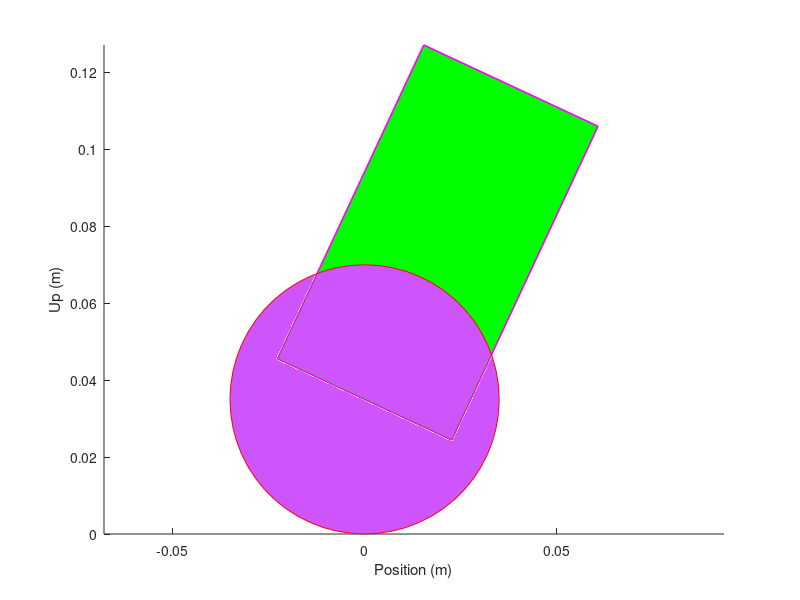

The MATLAB script that drew this image: (Note: this script raises an error after producing the figure.)
function [] = segue()

dbstop if error; % debugger break on error

global RUN_MAIN_LOOP; % the main loop runs as long as this is set to true
RUN_MAIN_LOOP = true; % set to false to stop simulation
global KB; % global ASCII keyboard input map
KB = zeros(intmax('uint8'), 1);

cleanup_figures   = onCleanup(@() eval('close all'));
cleanup_functions = onCleanup(@() eval('clear functions'));

%% Simulation Parameter
model.dt_ctrl_sec = 1/50;
control_every_n_epoch = 20;
model.dt_sim_sec = model.dt_ctrl_sec / control_every_n_epoch;
epoch = control_every_n_epoch;

%% Initialize model
model = model_init(model);
% select control law here:
% model = control_init_linear(model);
% model = control_init_linear_ext(model);
% model = control_init_linear_ext_cl1norm(model);
% model = control_init_lqr(model);
% model = control_init_mex(model);
model = control_init_acado(model);
model.epochCtrl = 0;

%% Setup Simulation
fprintf('Physic simulation: %.0f Hz\n', 1/model.dt_sim_sec);
fprintf('Control frequency: %.0f Hz\n', 1/model.dt_ctrl_sec);

model = draw_init(model);

u = 0.00;

history_time = zeros(1000, 1);
history_u = zeros(size(history_time));
history_x = zeros(length(history_time), length(model.x));

time_sec = 0;

% <Test code>
% flog = fopen('logfile.txt', 'w');
% </Test code>

%% Simulation main loop
while RUN_MAIN_LOOP == true && ishandle(model.h)

    epoch = epoch+1;
    if epoch > control_every_n_epoch
        tic
        model = drawModel(model);

        [model, u] = model.ctrl_func(model, model.dt_ctrl_sec, u);
        model.epochCtrl = model.epochCtrl + 1;
        epoch = 0;

        % <Test>
        % fprintf(flog, '%.3f 1 %.3f %.3f %.3f\n', time_sec, u, model.x(3)*180/pi, model.x(4)*180/pi);
        % fprintf('%.3f 1 %.3f %.3f %.3f\n', time_sec, u, model.x(3)*180/pi, model.x(4)*180/pi);
        % </Test>

        time_sec = time_sec + model.dt_ctrl_sec;
        history_time = [history_time(2:end); time_sec];
        history_u = [history_u(2:end, :); u'];
        history_x = [history_x(2:end, :); model.x'];

        hPlotU.XData = history_time;
        hPlotU.YData = history_u;

        % plot_prediction(model);
        time_calc_sec = toc;
        pause(max(model.dt_ctrl_sec - time_calc_sec, 0));
        % pause(0);
    end

    %u(u > model.uMax) = model.uMax;
    %u(u < model.uMin) = model.uMin;
    assert(u <= model.uMax+0.0001);
    assert(u >= model.uMin-0.0001);

    uEff = u;

    model = simstep(model, model.dt_sim_sec, uEff);
end

% fclose(flog);

end

function [model] = model_init(model)

%% Model Parameters
model.uMin = -1;
model.uMax =  1;

model.x = zeros(4,1); % [x, xdot, theta, thetadot] (m, m/s, rad, rad/s)
model.x(3) = 25*pi/180;

% dimensions
model.L = 0.09; % distance: wheel center to center of mass
model.R = 0.035; % radius wheels in m

end

function [x_k_dot, A, B] = fdot(x_k, u, model)

f1 = -7.54; % estimated from sysidF1.m
f2 = 0.03;  % estimated from sysidF1.m
f3 = 0;     %
f4 = 30;    % estimated from drop tests in sysidF4.m
b1 = 5.73;  % estimated from sysidF1.m
b2 = -200;  % estimated experimentally

%% STATE SPACE MODEL

A = [0      1              0                0;
     0      f1             f2               0;
     0      0              0                1;
     0      f3             f4               0];

B = [     0;
          b1;
          0;
          b2];

x_k_dot = A*x_k + B*u;

end

function [model] = control_init_linear(model)

model.ctrl_func = @control_run_linear;
model.N = 30;
model.Nc = 10;

%% Linear MPC
Np = model.N;
Nc = model.Nc;
[~, A, B] = fdot(model.x, 0, model);
Ap = eye(length(model.x)) + A*model.dt_ctrl_sec;
Bp = B*model.dt_ctrl_sec;
Cp = [0 1 0 0; 0 0 1 0];
% [Ap, Bp, Cp] = c2dm(A, B, Cp, zeros(size(Cp,1),1), model.dt_ctrl_sec);
model.lin_Ap = Ap;
model.lin_Bp = Bp;
model.lin_Cp = Cp;

model.lin_Rs = zeros(Np*size(Cp,1),1); % desired setpoint for next Np epochs

[Phi, F] = linearmpcgains(Ap,Bp,Cp,Nc,Np);
model.lin_Phi = Phi;
model.lin_F = F;
rw = 0.05; % tuning parameter
model.lin_Rbar = rw*eye(Nc);

end

function [model, u] = control_run_linear(model, dt_sec, u)

%% Test Linear MPC Mex module
% u_mex = mpcctrl_mex(model.x, model.x_prev, u);

%% Linear MPC
Nc = model.Nc;
% Add constraints so that uMin <= u <= uMax (limit amplitude):
HU = [tril(ones(Nc)); -tril(ones(Nc))];
ULIM = [ones(Nc,1)*model.uMax; -model.uMin*ones(Nc,1)];

% Weight matrix
Q = eye(size(model.lin_Phi, 1));

H = (model.lin_Phi'*Q*model.lin_Phi + model.lin_Rbar);
f = -model.lin_Phi'*Q*(model.lin_Rs - model.lin_F*model.x);

%upred = quadprog(H, f, HU, ULIM, [], [], [], [], [], optimset('Display', 'off')); % disable console output
upred = qphild(H, f, HU, ULIM);
upred(upred > model.uMax) = model.uMax;
upred(upred < model.uMin) = model.uMin;
Ypred = model.lin_F*model.x + model.lin_Phi*upred;
predict_plot(model, upred, model.lin_Cp, Ypred, dt_sec);

u = upred(1);

end

function [] = predict_plot(model, upred, Cp, Ypred, dt_sec)

uhorizon = zeros(model.N, 1);
uhorizon(1:length(upred)) = upred;

epochs = length(uhorizon);
Ysim = zeros(epochs, size(Cp,1));
Ysim_euler = zeros(epochs, size(Cp,1));
Ypred = reshape(Ypred, size(Cp,1), epochs)';
time_sec = zeros(epochs, 1);

current_state = Cp*model.x;

model_euler = model;

for i=1:epochs
    model = simstep(model, dt_sec, uhorizon(i)); % RK4 integrator
    model_euler.x = fstateEuler(dt_sec, model_euler.x, uhorizon(i), model_euler); % simple euler for comparision

    Ysim(i, :) = Cp*model.x;
    Ysim_euler(i, :) = Cp*model_euler.x;
    time_sec(i) = i*dt_sec;
end
% Add current state at time=0
time_sec = [0; time_sec];
Ysim = [current_state'; Ysim];
Ysim_euler = [current_state'; Ysim_euler];
Ypred = [current_state'; Ypred];
uhorizon = [uhorizon; 0];

index = 2;
figure(99);
clf;
hold on;
plot(time_sec, Ysim(:,1), 'k-*');
% plot(time_sec, Ysim_euler(:,1), 'b->');
plot(time_sec, Ypred(:,1), 'r--');
stairs(time_sec, uhorizon*max(abs(Ysim(:,1)))*1.4, 'b');
legend('Velocity True (RK4)', 'Velocity Predicted by MPC at t=0', 'Predicted Control Input (u)');
xlabel('Time (s)');
ylabel('Velocity (m/s)');

figure(98);
clf;
hold on;
plot(time_sec, Ysim(:,index)*180/pi, 'k-*');
% plot(time_sec, Ysim_euler(:,index)*180/pi, 'b->');
plot(time_sec, Ypred(:,index)*180/pi, 'r--');
stairs(time_sec, uhorizon*max(abs(Ysim(:,index)*180/pi))/5, 'b');
legend('Theta sim RK4(°)', 'Theta (°) Predicted by MPC');
xlabel('Time (s)');
ylabel('Theta (°)');
ylim([-90 90]);

end

function [model] = control_init_linear_ext(model)

model.ctrl_func = @control_run_linear_ext;
model.N = 50;
model.Nc = 25;

%% Ext. Linear MPC
Np = model.N;
Nc = model.Nc;
model.x_prev = model.x;
[~, A, B] = fdot(model.x, 0, model);
Ap = eye(length(model.x)) + A*model.dt_ctrl_sec;
Bp = B*model.dt_ctrl_sec;
Cp = [0 1 0 0; 0 0 1 0];
% [Ap, Bp, Cp] = c2dm(A, B, Cp, zeros(size(Cp,1),1), model.dt_ctrl_sec);
model.lin_Ap = Ap;
model.lin_Bp = Bp;
model.lin_Cp = Cp;

model.lin_Rs = zeros(Np*size(Cp,1),1); % desired setpoint for next Np epochs
% model.lin_Rs = repmat([0.5; 0], Np, 1);

% State constraints
% -Phi * DU < -Ymin + F*x_e
%  Phi * DU <  Ymax - F*x_e
% Ymin = repmat([-10; -20*pi/180], model.N, 1); % min. -10 m/s, -20 ° theta
% Ymax = repmat([ 10;  20*pi/180], model.N, 1); % max.  10 m/s,  20 ° theta
% HU = [HU; -model.lin_Phi;model.lin_Phi];
% ULIM = [ULIM; -Ymin + model.lin_F*x_e; Ymax - model.lin_F*x_e];

%[Phi, F] = mpcgain(Ap,Bp,Cp,Nc,Np);
[Phi, F] = mpcgainEx(Ap,Bp,Cp,Nc,Np);
model.lin_Phi = Phi;
model.lin_F = F;
rw = 1.5; % tuning parameter
model.lin_Rbar = rw*eye(Nc);

end

function [model] = control_init_linear_ext_cl1norm(model)

model.ctrl_func = @control_run_linear_ext_cl1norm;
model.N = 50;
model.Nc = 25;

%% Ext. Linear MPC
Np = model.N;
Nc = model.Nc;
model.x_prev = model.x;
[~, A, B] = fdot(model.x, 0, model);
Ap = eye(length(model.x)) + A*model.dt_ctrl_sec;
Bp = B*model.dt_ctrl_sec;
Cp = [0 1 0 0; 0 0 1 0];
% [Ap, Bp, Cp] = c2dm(A, B, Cp, zeros(size(Cp,1),1), model.dt_ctrl_sec);
model.lin_Ap = Ap;
model.lin_Bp = Bp;
model.lin_Cp = Cp;

model.lin_Rs = zeros(Np*size(Cp,1),1); % desired setpoint for next Np epochs

[Phi, F] = mpcgainEx(Ap,Bp,Cp,Nc,Np);
model.lin_Phi = Phi;
model.lin_F = F;

CL1COST = 2.2;
model.lin_Astar = [model.lin_Phi; CL1COST*eye(Nc)];

end

function [model] = control_init_lqr(model)

model.ctrl_func = @control_run_lqr;

[~, A, B] = fdot(model.x, 0, model);
model.K = lqr(A, B, diag([0.00001 0.01 1 0.2]), 10);

end

function [model] = control_init_mex(model)

model.ctrl_func = @control_run_mex;
model.x_prev = model.x;

end

function [model, u] = control_run_linear_ext(model, dt_sec, u)

%% Linear MPC
Nc = model.Nc;
dx = model.x - model.x_prev; % dx = x(k) - x(k-1)
model.x_prev = model.x;
y = model.lin_Cp * model.x; % y(k)
x_e = [ dx; y ]; % dx = x(k) - x(k-1)
% Add constraints so that uMin <= u <= uMax (limit amplitude):
HU = [tril(ones(Nc)); -tril(ones(Nc))];
ULIM = [ones(Nc,1)*model.uMax - u; -model.uMin*ones(Nc,1) + u];
% Add constraints to changes in input variables |du|<duMax
% duMax = 0.5;
% HU = [HU; eye(Nc); -eye(Nc)];
% ULIM = [ULIM; ones(Nc*2, 1)*duMax];

Q = diag(repmat([2; 1], model.N, 1));
H = (model.lin_Phi'*Q*model.lin_Phi + model.lin_Rbar);
f = -model.lin_Phi'*Q*(model.lin_Rs - model.lin_F*x_e);

%A = model.lin_Phi;
%A = [A; eye(Nc)];
%l = model.lin_Rs-model.lin_F*x_e;
%l = [l; zeros(Nc, 1)];
%DU = cl1norm(A, l, [],[], HU, ULIM);

DU = qphild(H, f, HU, ULIM);
% DU = quadprog(H, f, HU, ULIM, [], [], [], [], [], optimset('Display', 'off')); % disable console output

% <DEBUG>
uhorizon = DU*0;
uhorizon(1) = u + DU(1);
for i=2:length(uhorizon)
    uhorizon(i) = uhorizon(i-1) + DU(i);
end
Ypred = model.lin_F*x_e + model.lin_Phi*DU;
predict_plot(model, uhorizon, model.lin_Cp, Ypred, dt_sec);
% </DEBUG>

u = u + DU(1); % u(k) = u(k-1) + du(k)
u(u > model.uMax) = model.uMax;
u(u < model.uMin) = model.uMin;


end

function [model, u] = control_run_linear_ext_cl1norm(model, dt_sec, u)

%% Linear MPC
Nc = model.Nc;
dx = model.x - model.x_prev; % dx = x(k) - x(k-1)
model.x_prev = model.x;
y = model.lin_Cp * model.x; % y(k)
x_e = [ dx; y ]; % dx = x(k) - x(k-1)
% Add constraints so that uMin <= u <= uMax (limit amplitude):
HU = [tril(ones(Nc)); -tril(ones(Nc))];
ULIM = [ones(Nc,1)*model.uMax - u; -model.uMin*ones(Nc,1) + u];
% Add constraints to changes in input variables |du|<duMax
% duMax = 0.5;
% HU = [HU; eye(Nc); -eye(Nc)];
% ULIM = [ULIM; ones(Nc*2, 1)*duMax];

l = model.lin_Rs-model.lin_F*x_e;
l = [l; zeros(Nc, 1)];
DU = cl1norm(model.lin_Astar, l, [],[], HU, ULIM);

% <DEBUG>
uhorizon = DU*0;
uhorizon(1) = u + DU(1);
for i=2:length(uhorizon)
    uhorizon(i) = uhorizon(i-1) + DU(i);
end
Ypred = model.lin_F*x_e + model.lin_Phi*DU;
% predict_plot(model, uhorizon, model.lin_Cp, Ypred, dt_sec);
% </DEBUG>

u = u + DU(1); % u(k) = u(k-1) + du(k)
u(u > model.uMax) = model.uMax;
u(u < model.uMin) = model.uMin;


end

function [model] = control_init_acado(model)

model.ctrl_func = @control_run_acado;
model.N = 30;

N = model.N; % prediction epochs

X0 = model.x';
input.x0 = X0;
Xref = [0 0 0 0];
input.x = [repmat(X0,N/2,1); repmat(Xref,N/2+1,1)];
Uref = zeros(N,1);
input.u = Uref;
% input.od = [];
input.y = [repmat(Xref,N,1) Uref];
input.yN = Xref;

% input.W = diag([0 75 150 0 0.0001]);
% input.WN = diag([0 80 100 0]);
input.W = diag([0 10 150 0 0.1]);
input.WN = diag([0 40 100 0]);

% input.control = 1;
% handleCart.out = acado_solver(input);
% input.control = 0;
input.shifting.strategy = 1;

model.input = input;


end

function [model, u] = control_run_acado(model, dt_sec, u)

X0 = model.x';
model.input.x0 = X0;
output = acado_solver(model.input);

%fprintf('u: %.2f ', output.u(1));
%disp([' (RTI step -- QP error: ' num2str(output.info.status) ',' ' ' char(2) ' KKT val: ' num2str(output.info.kktValue,'%1.2e') ',' ' ' char(2) ' CPU time: ' num2str(round(output.info.cpuTime*1e6)) ' µs)'])

if output.info.status ~= 0
    model.input.control = 1;
    output = acado_solver(model.input);
    model.input.control = 0;
    fprintf('Reset MPC\n');
end

% Shift:
model.out = output;
model.input.x = model.out.x; %[handleCart.out.x(2:end,:); handleCart.out.x(end,:)];
model.input.u = model.out.u; %[handleCart.out.u(2:end,:); handleCart.out.u(end,:)];

u = output.u(1);

Ypred = output.x(2:end, :);
Ypred = reshape(Ypred', 30*4, 1);
% predict_plot(model, output.u, eye(4), Ypred, dt_sec);

end

function [model, u] = control_run_lqr(model, dt_sec, u)

%% LQR
u = -model.K * model.x;

%% PID
% e = 0 - model.x(3);
%
% model.integrator = model.integrator + e*dt_sec;
% derivative = (e - model.previous_error) / dt_sec;
%
% Kp = -1.9;
% Ki = -0.01;
% Kd = -0.005;
% u = Kp*e + Ki*model.integrator + Kd*derivative;

end

function [model, u] = control_run_mex(model, dt_sec, u)

u = mpcctrl_mex(model.x, model.x_prev, u);
model.x_prev = model.x;

u(u > model.uMax) = model.uMax;
u(u < model.uMin) = model.uMin;

end

function [model] = simstep(model, dt_sec, u)
    u = min(max(u,model.uMin),model.uMax);

    if (model.x(3) > pi/2)
        model.x(3) = pi/2;
    end

    if model.x(3) < -pi/2
        model.x(3) = -pi/2;
    end

    model.x = fstateRK4(dt_sec, model.x, u, model);
end

function fnext = fstateRK4(dt_sec, x_k, u, model)

k1 = fdot(x_k, u, model);
k2 = fdot(x_k + dt_sec/2*k1, u, model);
k3 = fdot(x_k + dt_sec/2*k2, u, model);
k4 = fdot(x_k + dt_sec*k3, u, model);
fnext = x_k + dt_sec/6*(k1 + 2*k2 + 2*k3 + k4);

end

function fnext = fstateEuler(dt_sec, x_k, u, model)

k1 = fdot(x_k, u, model);
fnext = x_k + k1*dt_sec;

end

function [model] = draw_init(model)

model.h = figure(1);
set(model.h, 'DeleteFcn', @helper_StopLoopFcn);
set(model.h, 'KeyPressFcn',@helper_keyDownListener);
set(model.h, 'KeyReleaseFcn', @helper_keyUpListener);
clf;

end

function [model] = drawModel(model)

% figure(model.h);
set(0, 'currentfigure', model.h);

clf;
x = model.x(1);
th = model.x(3);
L = model.L;
R = model.R;

% positions
y = R; % cart vertical position

draw_rectangle([x; y],0.05,L,th,'#ff00ff', '#00ff00');

rectangle('Position', [x-R 0 2*R 2*R],'Curvature',[1 1], 'FaceColor', '#CE54FC', 'EdgeColor', '#ff0000');

% xlim([-4 4]);
% ylim([-2 L+R+2]);
% set(gcf,'Position',get(0, 'Screensize'))

% drawnow limitrate nocallbacks;
xlabel('Position (m)');
ylabel('Up (m)');
drawnow limitrate;

end

function[]= draw_rectangle(center_location,L,H,theta,rgb, rgbface)

center1=center_location(1);
center2=center_location(2);
R= ([cos(theta), sin(theta); -sin(theta), cos(theta)]);
X=([-L/2, L/2, L/2, -L/2]);
Y=([0, 0, H, H]);
for i=1:4
    T(:,i)=R*[X(i); Y(i)];
end
x_lower_left=center1+T(1,1);
x_lower_right=center1+T(1,2);
x_upper_right=center1+T(1,3);
x_upper_left=center1+T(1,4);
y_lower_left=center2+T(2,1);
y_lower_right=center2+T(2,2);
y_upper_right=center2+T(2,3);
y_upper_left=center2+T(2,4);
x_coor=[x_lower_left x_lower_right x_upper_right x_upper_left];
y_coor=[y_lower_left y_lower_right y_upper_right y_upper_left];
patch('Vertices',[x_coor; y_coor]','Faces',[1 2 3 4],'Edgecolor',rgb,'Facecolor',rgbface,'Linewidth',1.2);
axis equal;
end

function [] = plot_prediction(model)

figure(2); % prediction plot
clf;

hold on;
prediction_time = model.N * model.dt_ctrl_sec;

time_plot_sec = 0:model.dt_ctrl_sec:(prediction_time-model.dt_ctrl_sec);
plot(time_plot_sec, model.out.x(2:end, 3)*180/pi); % plot theta (=index 3)
theta_forward_sim = zeros(length(time_plot_sec), 1);

m = model;
for i=1:length(time_plot_sec)
    m = simstep(m, model.dt_ctrl_sec, model.out.u(i));
    theta_forward_sim(i) = m.x(3)*180/pi;
end
plot(time_plot_sec, theta_forward_sim);
legend('Predicted', 'Simulated');
ylim([-90 90]);

end

% Helper functions for keyboard input etc.
% ========================================

function helper_StopLoopFcn(~, ~) % (hObject, event)
% Figure closed event handler function.
global RUN_MAIN_LOOP
RUN_MAIN_LOOP = false;
end

function helper_keyDownListener(~,event)
updateKeys(event, 1);
end

function helper_keyUpListener(~,event)
updateKeys(event, 0);
end

function updateKeys(event, keydown)
global RUN_MAIN_LOOP;
global KB; % global ASCII keyboard input map
if strcmp(event.Key, 'escape') > 0
    RUN_MAIN_LOOP = false;
end
KB(uint8(event.Character)) = keydown;
end
